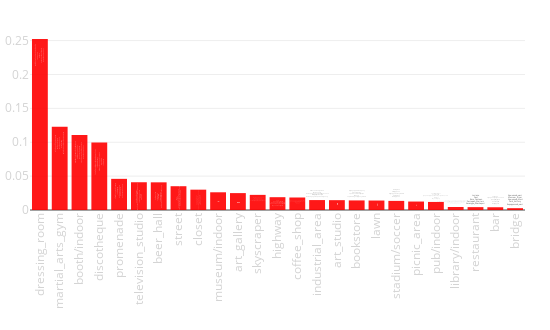

The cell this chart's notebook holds for it:
### Code cell
tags_rate(city_data)

### Figure 1 — Plotly figure (JSON) as saved in the notebook; plotly's stock layout.template omitted (floating-point values rounded to 4 significant figures)
{"data": [{"hoverinfo": "y+text", "marker": {"color": "red"}, "opacity": 0.9, "text": ["Территория_Фитнеса<br>Фотостудия_Wonderland<br>PT_studio<br>VoxStudios<br>Ai_Lab_Лаборатория_Стиля_От_Айзы", "Московский_Центр_Боевых_Искусств<br>Ultimate_Fitness<br>Академия_Бокса<br>Rocky_Road_GYM<br>Московский_к_рлинг_клуб", "Территория_Фитнеса<br>Экспоцентр_На_Красной_Пресне<br>Москва_Экспоцентр<br>75_павильон_ВДНХ<br>Конгресс_Парк_Radisson_Royal_Moscow", "Mulata_bar<br>Gipsypalace<br>Soloway_Караоке_Dance_club<br>Shishas_Sferum_Bar<br>The_Lumiere_Brothers_Center_for_Photography", "Новоарбатский_мост<br>Лужков_мост<br>Бородинский_мост<br>Moscow_River<br>Bolshoy_Kamenny_Bridge", "Live_Stars<br>Ru_Tv<br>Вечерний_Ургант<br>Sokolniki_Exhibition_and_Convention_Centre<br>Triumph_Эвент_Холл", "Конор_Мак_Несса_Ирландский_ПАБ<br>Chesterfield_Bar<br>Mitzva_Bar<br>Альбатрос<br>Мулата_Бар", "Особняк_на_Волхонке<br>Московский_Марафон_Moscow_Marathon<br>Якиманская_Набережная<br>Арбат<br>ГУМ", "STORY_resale_store<br>Москва_Россия<br>Останкинская_Телебашня_Ostankino_TV_Tower<br>Цум_Дисконт<br>Трц_Лужайка", "Пушкинский_Музей<br>Государственный_музей_изобразительных_искусств_имени_А_С_Пушкина<br>Третьяковская_Галерея<br>ГМИИ_им_А_С_Пушкина<br>Галерея_искусств_Зураба_Церетели", "Галерея_искусства_стран_Европы_и_Америки_XIX_XX_веков<br>Галерея_братьев_Люмьер<br>Московский_Дом_Фотографии<br>МАММ_Мультимедия_Арт_Музей_Москва_<br>Третьяковская_Галерея", "Moscow_City_Towers<br>Москва_Сити<br>Evolution_Tower<br>Moscow_City_Complex<br>Смотровая_Площадка_Москва_Сити", "ТТК<br>Киевское_Шоссе<br>Новоарбатский_мост<br>Звенигородское_Шоссе<br>Щ_лковское_Шоссе", "Max_Brenner_Chocolate_Bar_Metropolis<br>Starbucks_Russia<br>Кофемания_Coffeemania_<br>WEST_4<br>Paul", "Останкинская_башня<br>Москва_Сити<br>Набережная_Тараса_Шевченко<br>ММДЦ_Москва_сити<br>Башня_на_набережной_блок_С", "МАММ_Мультимедия_Арт_Музей_Москва_<br>Галерея_братьев_Люмьер<br>The_State_Tretyakov_Gallery_at_Krymsky_Val<br>Галерея_искусства_стран_Европы_и_Америки_XIX_XX_веков<br>Мультимедиа_Арт_музей_Indi_visual", "ЦДХ_на_Крымском_валу<br>Pioner_Cinema<br>Третьяковская_Метро<br>WEST_4<br>Торговый_центр_Калужский", "Долина_Реки_Сетунь<br>Парк_Радуга<br>Яблоневый_Сад_На_Кутузовском<br>Марфо_Мариинская_обитель_милосердия<br>Храм_Святой_Праведной_Блаженной_Матроны_Московской", "RZD_Arena<br>РЖД_Арена<br>Grigory_Fedotov_Stadium<br>VEB_Arena<br>ВЭБ_Арена", "Алтуфьевский_парк<br>Парк_Останкино<br>Детский_парк_Фили<br>Мемориально_Парковый_комплекс_Героев_Первой_Мировой_Войны<br>Красногорский_Парк", "Chesterfield_Bar<br>Pancho_Villa<br>Дорогая_Я_Перезвоню_на_Пятницкой<br>BQ_Bar<br>Мулата_Бар", "Центральный_Дом_Литераторов<br>Экспериментаниум_музей<br>Российская_государственная_библиотека_для_молод_жи<br>Квартира_Рочдельская<br>Первый_Канал", "Luciano<br>Paul<br>Buro_Canteen<br>Ресторан_Waiters<br>Хачапури_Khachapuri", "То_Да_Се<br>Г_Видное_Ул_Ольховая<br>John_Gilroys_Pub<br>Pancho_Villa<br>Bar_BQ_Cafe", "Крымский_мост<br>Moscow_River<br>Крымский_Мост<br>Park_Kultury<br>Бородинский_мост"], "type": "bar", "uid": "66781214-4291-11e9-8033-3c15c2cf2370", "x": ["dressing_room", "martial_arts_gym", "booth/indoor", "discotheque", "promenade", "television_studio", "beer_hall", "street", "closet", "museum/indoor", "art_gallery", "skyscraper", "highway", "coffee_shop", "industrial_area", "art_studio", "bookstore", "lawn", "stadium/soccer", "picnic_area", "pub/indoor", "library/indoor", "restaurant", "bar", "bridge"], "y": [0.2524, 0.123, 0.1107, 0.0997, 0.04597, 0.04097, 0.04084, 0.0351, 0.03001, 0.02616, 0.02494, 0.02233, 0.01891, 0.01847, 0.01466, 0.01452, 0.01416, 0.01397, 0.01344, 0.01248, 0.0119, 0.004394, 0.004231, 0.004055, 0.002693]}], "layout": {"height": 330, "margin": {"b": 120, "l": 30, "r": 25, "t": 30}, "showlegend": false, "width": 550, "xaxis": {"tickangle": -90, "tickfont": {"color": "lightgrey", "size": 11.5}}, "xaxis2": {"tickangle": -90, "tickfont": {"color": "lightgrey", "size": 11.5}}, "yaxis": {"tickfont": {"color": "lightgrey", "size": 11.5}}, "yaxis2": {"tickfont": {"color": "lightgrey", "size": 11.5}}}}
